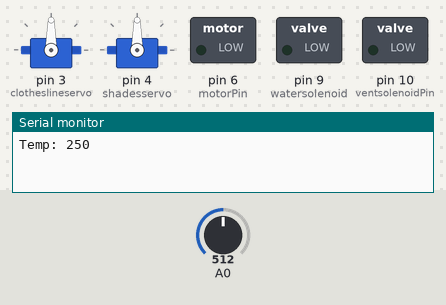
Recording of a sketch running on a simulated Arduino Uno, built with avr-gcc and run on an emulated ATmega328P. Shown: 2 × servo, switched loads named in the sketch (green lamp = pin HIGH), the last lines printed to the serial monitor. The inputs (shaded band) are chosen by the test bench; at power-on: A0 = 512.

Above: at 0.05 s.
At 4.0 s:
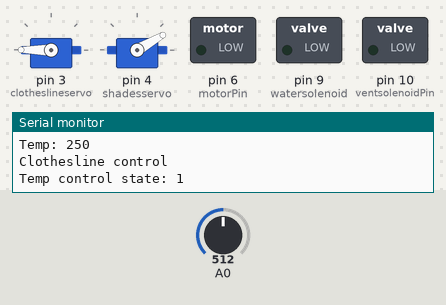
At 5.95 s:
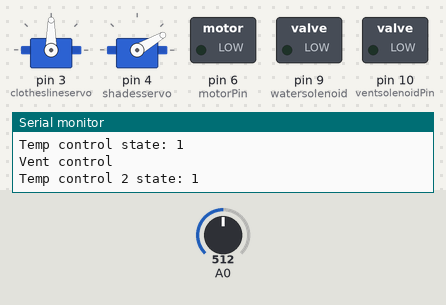
At 7.95 s:
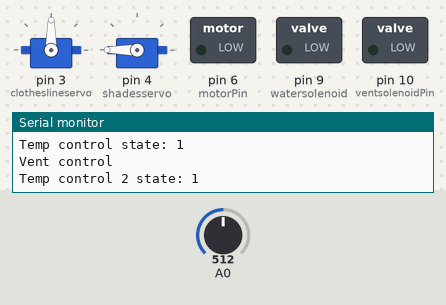
At 9.95 s:
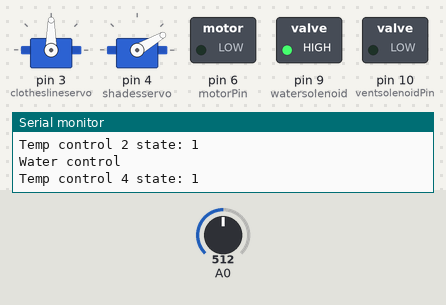
At 11.95 s:
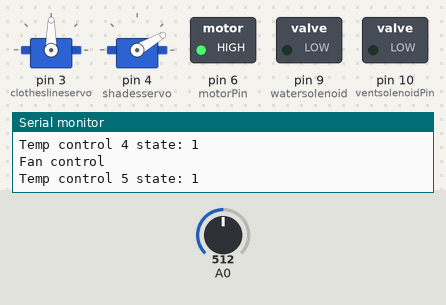
Timing chart, 0 to 15.6 s (numbered marks = the images above):
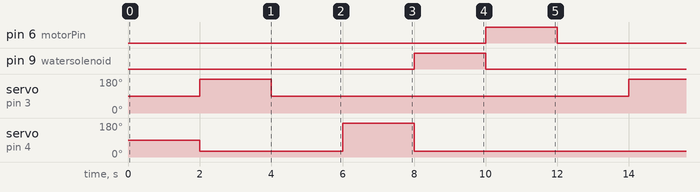

Measured:
- by itself, pin 6 (motorPin), pin 9 (watersolenoid): alternates HIGH for 2.0 s and LOW for 10.0 s
- by itself, servo on pin 3 (clotheslineservo): alternates 180° for 2.0 s and 90° for 10.0 s
- by itself, servo on pin 4 (shadesservo): repeats every 12.0 s: 180° 2.0 s, 30° 10.0 s

The sketch:

e3_fullhouse_test.ino
```cpp
//Libraries for the servo
#include <Servo.h>

//clothesline servo
Servo clotheslineservo;  // create continuous servo object to control a servo
//shades servo
Servo shadesservo;  // create standard servo object to control a servo

// fanmotor pin
int motorPin = 6; int kickStart = 0; // the motor is set to not run at full power, it needs a kick start to get going


// watersolenoid pin
int watersolenoid = 9;
// vent solenoid pin
int ventsolenoidPin = 10;


// the group numbers
int groupOne = 1; //clothesline servo
int groupTwo = 2; // vent the air solenoid
int groupThree = 3; // shades servo
int groupFour = 4;  // water plant solenoid
int groupFive = 5; //fan dc motor

//  temperature
int temperatureCount = 0;
// saveing the old temperature value
int oldtemperatureCount = 0;

int tempControl = 1; // state switcher for testing each device
int deviceSwitcher = 0; // counter for switching between the motors/solenoid and servos

void setup() {


  clotheslineservo.attach(3);  // attaches the servo on pin 2 to the servo object

  shadesservo.attach(4);  // attaches the servo on pin 3 to the servo object

  // configure the solenoidPin as a OUTPUT
  pinMode(watersolenoid, OUTPUT);

  // configure the solenoidPin as a OUTPUT
  pinMode(ventsolenoidPin, OUTPUT);

  // configure the motorPin as a OUTPUT
  pinMode(motorPin, OUTPUT);

  // configure the serial
  Serial.begin(9600);


  while (!Serial);// waits for the serial monitor to open
}

void loop() {


  //--------------------------------------------
  //temperature sensor and updater
  //--------------------------------------------
  if (deviceSwitcher == 0) {
    // Take in the value from the sensor
    int sensorRaw = analogRead(0);// from analog sensor 0
    int sensor = (5.0 * sensorRaw * 100.0) / 1024;  // calculate the celsus from the raw value of the sensor
    // set the sensor value to the temperatureCount
    temperatureCount = sensor;

    //if the temp is the same, do nothing
    if (oldtemperatureCount == temperatureCount) {
      //temp is the same, no need to update it
    } else {
      Serial.print("Temp: ");
      Serial.println(temperatureCount);
      Serial.println("");
    }
    deviceSwitcher++;

  } else if (deviceSwitcher == 1) {

    //--------------------------------------------
    //clothesline servo
    //--------------------------------------------

    //checks if the temp control is off/0 or anything else is on
    if (tempControl == 0) {
      // servo off state
      clotheslineservo.write(90);//90 is no rotation
    } else {
      // servo on state
      clotheslineservo.write(180);


    }
    Serial.println("Clothesline control");
    Serial.print("Temp control state: ");
    Serial.println(tempControl);
    Serial.println("");

    deviceSwitcher++;

  } else if (deviceSwitcher == 2) {
    //--------------------------------------------
    //vent the air solenoid
    //--------------------------------------------

    //checks if the temp control is on/1 or anything else is off
    if (tempControl == 1) {
      // solenoid on
      digitalWrite(ventsolenoidPin, LOW);
    } else {
      // solenoid  off
      digitalWrite(ventsolenoidPin, HIGH);
    }

    Serial.println("Vent control");
    Serial.print("Temp control 2 state: ");
    Serial.println(tempControl);
    Serial.println("");

    deviceSwitcher++;
  }
  else if (deviceSwitcher == 3) {
    //--------------------------------------------
    //shades servo
    //--------------------------------------------


    //checks if the temp control is off/0 or anything else is on
    if (tempControl == 0) {

      // servo off state
      shadesservo.write(30);

    } else {
      // servo on state
      shadesservo.write(180);
    }


    deviceSwitcher++;
  }
  else if (deviceSwitcher == 4) {
    //--------------------------------------------
    //water plant solenoid
    //--------------------------------------------


    //checks if the temp control is on/1 or anything else is off
    if (tempControl == 0) {
      // solenoid off
      digitalWrite(watersolenoid, LOW);
    } else {
      // solenoid  on
      digitalWrite(watersolenoid, HIGH);
    }


    Serial.println("Water control");
    Serial.print("Temp control 4 state: ");
    Serial.println(tempControl);
    Serial.println("");

    deviceSwitcher++;
  }
  else if (deviceSwitcher == 5) {
    //--------------------------------------------
    //fan dc motor
    //--------------------------------------------

    //checks if the temp control is off/0 or anything else is on
    if (tempControl == 0) {
      // motor/fan off

      digitalWrite(motorPin, LOW);
      kickStart = 1;
    } else {
      // motor/fan  on;

      analogWrite(motorPin, 255);

      // prints and the Temp control states in the serial montitor
    }

    Serial.println("Fan control");
    Serial.print("Temp control 5 state: ");
    Serial.println(tempControl);
    Serial.println("");
    deviceSwitcher = 0;
  }

  delay(2000); //wait 2 sec

  //reset all motors/servos
  digitalWrite(motorPin, LOW);
  digitalWrite(watersolenoid, LOW);
  shadesservo.write(30);
  digitalWrite(ventsolenoidPin, LOW);
  clotheslineservo.write(90);

  oldtemperatureCount = temperatureCount;// update the old temperature to the current temperature count

}
```
